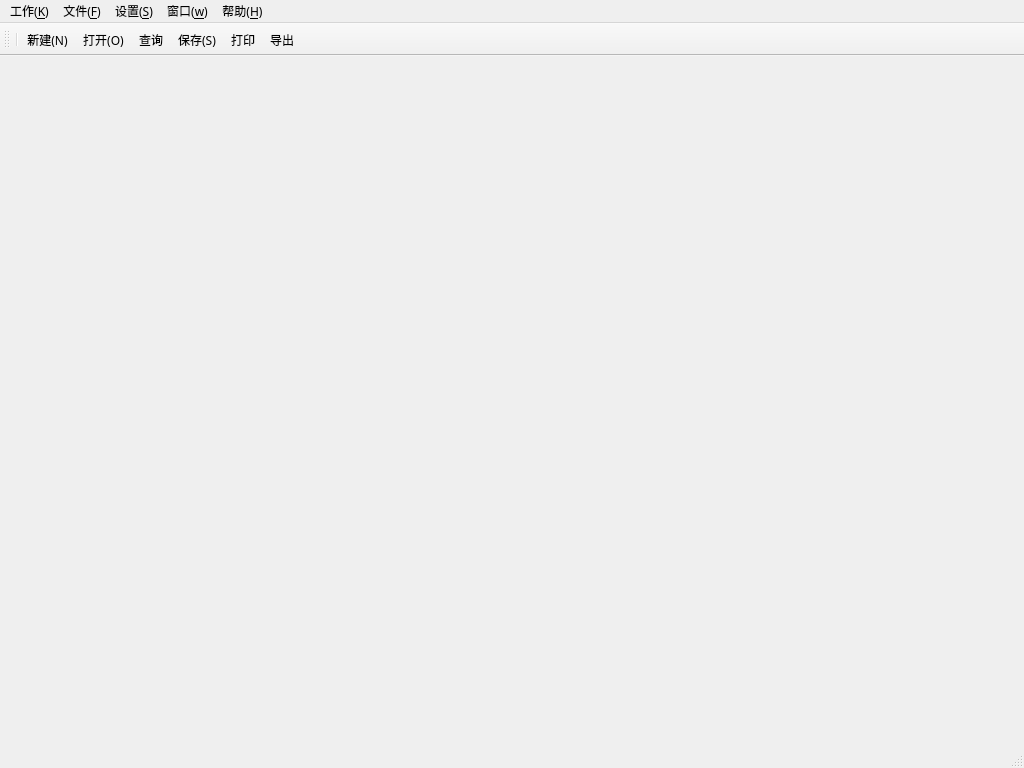
<?xml version="1.0" encoding="UTF-8"?>
<ui version="4.0">
 <class>MainWindow</class>
 <widget class="QMainWindow" name="MainWindow">
  <property name="geometry">
   <rect>
    <x>0</x>
    <y>0</y>
    <width>1024</width>
    <height>768</height>
   </rect>
  </property>
  <property name="sizePolicy">
   <sizepolicy hsizetype="Preferred" vsizetype="Preferred">
    <horstretch>0</horstretch>
    <verstretch>0</verstretch>
   </sizepolicy>
  </property>
  <property name="minimumSize">
   <size>
    <width>1024</width>
    <height>768</height>
   </size>
  </property>
  <property name="font">
   <font>
    <family>Adobe Devanagari</family>
    <pointsize>9</pointsize>
   </font>
  </property>
  <property name="tabletTracking">
   <bool>false</bool>
  </property>
  <property name="windowTitle">
   <string>星达ERP</string>
  </property>
  <property name="windowIcon">
   <iconset>
    <normaloff>images/Logo.jpg</normaloff>images/Logo.jpg</iconset>
  </property>
  <property name="iconSize">
   <size>
    <width>32</width>
    <height>32</height>
   </size>
  </property>
  <widget class="QWidget" name="centralwidget"/>
  <widget class="QMenuBar" name="menubar">
   <property name="geometry">
    <rect>
     <x>0</x>
     <y>0</y>
     <width>1024</width>
     <height>26</height>
    </rect>
   </property>
   <widget class="QMenu" name="menu_W">
    <property name="title">
     <string>窗口(&amp;w)</string>
    </property>
    <addaction name="actiontile"/>
    <addaction name="actioncascade"/>
   </widget>
   <widget class="QMenu" name="menu_S">
    <property name="title">
     <string>设置(&amp;S)</string>
    </property>
   </widget>
   <widget class="QMenu" name="menu_H">
    <property name="title">
     <string>帮助(&amp;H)</string>
    </property>
    <addaction name="actionabout"/>
   </widget>
   <widget class="QMenu" name="menu_F">
    <property name="title">
     <string>文件(&amp;F)</string>
    </property>
    <addaction name="NewAction"/>
    <addaction name="OpenAction"/>
    <addaction name="SaveAction"/>
    <addaction name="actionprint"/>
    <addaction name="QueryAction"/>
    <addaction name="action_2"/>
   </widget>
   <widget class="QMenu" name="menu_K">
    <property name="title">
     <string>工作(&amp;K)</string>
    </property>
    <widget class="QMenu" name="menu_quote">
     <property name="title">
      <string>销售</string>
     </property>
     <property name="icon">
      <iconset resource="erp.qrc">
       <normaloff>:/png/images/quote.ico</normaloff>:/png/images/quote.ico</iconset>
     </property>
     <addaction name="action_quote"/>
     <addaction name="action_quote_check"/>
     <addaction name="action_adjust_price"/>
     <addaction name="separator"/>
     <addaction name="action_order"/>
    </widget>
    <widget class="QMenu" name="menu_produce">
     <property name="title">
      <string>生产</string>
     </property>
     <property name="icon">
      <iconset resource="erp.qrc">
       <normaloff>:/png/images/machine.png</normaloff>:/png/images/machine.png</iconset>
     </property>
     <addaction name="action_plan"/>
     <addaction name="action_prepare"/>
     <addaction name="action_forging"/>
     <addaction name="action_HT"/>
     <addaction name="action_machining"/>
    </widget>
    <widget class="QMenu" name="menu_5">
     <property name="title">
      <string>质保</string>
     </property>
     <property name="icon">
      <iconset resource="erp.qrc">
       <normaloff>:/png/images/microscope.png</normaloff>:/png/images/microscope.png</iconset>
     </property>
     <addaction name="actionUT"/>
     <addaction name="actionPT"/>
     <addaction name="actionMT"/>
     <addaction name="actionchongji"/>
     <addaction name="actionlashen"/>
     <addaction name="actionjinxiang"/>
     <addaction name="actionPMI"/>
     <addaction name="actionzhibaoshu"/>
    </widget>
    <widget class="QMenu" name="menu_6">
     <property name="title">
      <string>技术</string>
     </property>
     <property name="icon">
      <iconset>
       <normaloff>images/Drawing_32px.png</normaloff>images/Drawing_32px.png</iconset>
     </property>
     <addaction name="action_drawing"/>
     <addaction name="action_technology"/>
    </widget>
    <widget class="QMenu" name="menu_warehouse">
     <property name="title">
      <string>仓库</string>
     </property>
     <property name="icon">
      <iconset resource="erp.qrc">
       <normaloff>:/png/images/warehouse.png</normaloff>:/png/images/warehouse.png</iconset>
     </property>
     <addaction name="actionyuancailiao"/>
     <addaction name="actionwujin"/>
     <addaction name="actionbeijian"/>
    </widget>
    <widget class="QMenu" name="menu_2">
     <property name="title">
      <string>物流</string>
     </property>
     <property name="icon">
      <iconset resource="erp.qrc">
       <normaloff>:/png/images/transport.ico</normaloff>:/png/images/transport.ico</iconset>
     </property>
     <addaction name="action_delivery"/>
     <addaction name="actionwulius"/>
    </widget>
    <widget class="QMenu" name="menu_8">
     <property name="title">
      <string>财务</string>
     </property>
     <property name="icon">
      <iconset resource="erp.qrc">
       <normaloff>:/png/images/finance.png</normaloff>:/png/images/finance.png</iconset>
     </property>
     <addaction name="actionkaoqin"/>
     <addaction name="actionrenshi_2"/>
    </widget>
    <widget class="QMenu" name="menu_purchasing">
     <property name="title">
      <string>采购</string>
     </property>
     <property name="icon">
      <iconset resource="erp.qrc">
       <normaloff>:/png/images/buy.ico</normaloff>:/png/images/buy.ico</iconset>
     </property>
     <addaction name="action_steel_products"/>
    </widget>
    <widget class="QMenu" name="menu_3">
     <property name="title">
      <string>查询</string>
     </property>
     <property name="icon">
      <iconset resource="erp.qrc">
       <normaloff>:/png/images/search.ico</normaloff>:/png/images/search.ico</iconset>
     </property>
     <addaction name="actionscjd"/>
     <addaction name="actionscbb"/>
     <addaction name="actioncwbb"/>
    </widget>
    <addaction name="action_home"/>
    <addaction name="separator"/>
    <addaction name="menu_quote"/>
    <addaction name="menu_produce"/>
    <addaction name="menu_purchasing"/>
    <addaction name="menu_warehouse"/>
    <addaction name="menu_8"/>
    <addaction name="menu_2"/>
    <addaction name="menu_5"/>
    <addaction name="menu_6"/>
    <addaction name="menu_3"/>
   </widget>
   <addaction name="menu_K"/>
   <addaction name="menu_F"/>
   <addaction name="menu_S"/>
   <addaction name="menu_W"/>
   <addaction name="menu_H"/>
  </widget>
  <widget class="QStatusBar" name="statusbar"/>
  <widget class="QToolBar" name="toolBar">
   <property name="windowTitle">
    <string>toolBar</string>
   </property>
   <attribute name="toolBarArea">
    <enum>TopToolBarArea</enum>
   </attribute>
   <attribute name="toolBarBreak">
    <bool>false</bool>
   </attribute>
   <addaction name="separator"/>
   <addaction name="NewAction"/>
   <addaction name="OpenAction"/>
   <addaction name="QueryAction"/>
   <addaction name="SaveAction"/>
   <addaction name="actionprint"/>
   <addaction name="action_2"/>
  </widget>
  <action name="NewAction">
   <property name="icon">
    <iconset resource="erp.qrc">
     <normaloff>:/png/images/New.png</normaloff>:/png/images/New.png</iconset>
   </property>
   <property name="text">
    <string>新建(&amp;N)</string>
   </property>
   <property name="shortcut">
    <string>Alt+N</string>
   </property>
  </action>
  <action name="OpenAction">
   <property name="icon">
    <iconset resource="erp.qrc">
     <normaloff>:/png/images/open.ico</normaloff>:/png/images/open.ico</iconset>
   </property>
   <property name="text">
    <string>打开(&amp;O)</string>
   </property>
   <property name="shortcut">
    <string>Alt+O</string>
   </property>
  </action>
  <action name="SaveAction">
   <property name="icon">
    <iconset resource="erp.qrc">
     <normaloff>:/png/images/save.ico</normaloff>:/png/images/save.ico</iconset>
   </property>
   <property name="text">
    <string>保存(&amp;S)</string>
   </property>
   <property name="shortcut">
    <string>Ctrl+S</string>
   </property>
  </action>
  <action name="action_quote">
   <property name="icon">
    <iconset resource="erp.qrc">
     <normaloff>:/png/images/Sales.png</normaloff>:/png/images/Sales.png</iconset>
   </property>
   <property name="text">
    <string>报价</string>
   </property>
  </action>
  <action name="action_order">
   <property name="icon">
    <iconset resource="erp.qrc">
     <normaloff>:/png/images/order.ico</normaloff>:/png/images/order.ico</iconset>
   </property>
   <property name="text">
    <string>订单</string>
   </property>
  </action>
  <action name="action_plan">
   <property name="text">
    <string>生产计划</string>
   </property>
  </action>
  <action name="action_forging">
   <property name="text">
    <string>锻造</string>
   </property>
  </action>
  <action name="action_HT">
   <property name="text">
    <string>热处理</string>
   </property>
  </action>
  <action name="action_machining">
   <property name="icon">
    <iconset>
     <normaloff>images/robot_32px.png</normaloff>images/robot_32px.png</iconset>
   </property>
   <property name="text">
    <string>机械加工</string>
   </property>
  </action>
  <action name="actionUT">
   <property name="text">
    <string>超声检测</string>
   </property>
  </action>
  <action name="actionPT">
   <property name="text">
    <string>渗透检测</string>
   </property>
  </action>
  <action name="actionMT">
   <property name="text">
    <string>磁粉检测</string>
   </property>
  </action>
  <action name="actionchongji">
   <property name="text">
    <string>冲击试验</string>
   </property>
  </action>
  <action name="actionlashen">
   <property name="text">
    <string>拉伸试验</string>
   </property>
  </action>
  <action name="actionjinxiang">
   <property name="text">
    <string>金相检测</string>
   </property>
  </action>
  <action name="actionPMI">
   <property name="text">
    <string>光谱检测</string>
   </property>
  </action>
  <action name="action_drawing">
   <property name="icon">
    <iconset resource="erp.qrc">
     <normaloff>:/png/images/Drawing.png</normaloff>:/png/images/Drawing.png</iconset>
   </property>
   <property name="text">
    <string>图纸</string>
   </property>
  </action>
  <action name="action_technology">
   <property name="text">
    <string>工艺</string>
   </property>
  </action>
  <action name="actionzhibaoshu">
   <property name="text">
    <string>质保文件</string>
   </property>
  </action>
  <action name="actionyuancailiao">
   <property name="text">
    <string>原材料库</string>
   </property>
  </action>
  <action name="actionwujin">
   <property name="text">
    <string>五金库</string>
   </property>
  </action>
  <action name="actionbeijian">
   <property name="text">
    <string>备件库</string>
   </property>
  </action>
  <action name="action_prepare">
   <property name="text">
    <string>备料</string>
   </property>
  </action>
  <action name="actionkaoqin">
   <property name="text">
    <string>考勤</string>
   </property>
  </action>
  <action name="actionrenshi_2">
   <property name="text">
    <string>人事</string>
   </property>
  </action>
  <action name="action_steel_products">
   <property name="text">
    <string>钢材</string>
   </property>
  </action>
  <action name="action_delivery">
   <property name="text">
    <string>发货</string>
   </property>
  </action>
  <action name="actionwulius">
   <property name="text">
    <string>物流商</string>
   </property>
  </action>
  <action name="actionscjd">
   <property name="text">
    <string>生产进度</string>
   </property>
  </action>
  <action name="actionscbb">
   <property name="text">
    <string>生产报表</string>
   </property>
  </action>
  <action name="actioncwbb">
   <property name="text">
    <string>财务报表</string>
   </property>
  </action>
  <action name="actiontile">
   <property name="text">
    <string>平铺</string>
   </property>
  </action>
  <action name="actioncascade">
   <property name="text">
    <string>层叠</string>
   </property>
  </action>
  <action name="actionabout">
   <property name="text">
    <string>关于ERP</string>
   </property>
  </action>
  <action name="action_home">
   <property name="icon">
    <iconset resource="erp.qrc">
     <normaloff>:/png/images/Logo.jpg</normaloff>:/png/images/Logo.jpg</iconset>
   </property>
   <property name="text">
    <string>首页</string>
   </property>
  </action>
  <action name="action_quote_check">
   <property name="icon">
    <iconset resource="erp.qrc">
     <normaloff>:/png/images/check.png</normaloff>:/png/images/check.png</iconset>
   </property>
   <property name="text">
    <string>报价审核</string>
   </property>
  </action>
  <action name="actionprint">
   <property name="icon">
    <iconset resource="erp.qrc">
     <normaloff>:/png/images/print.png</normaloff>:/png/images/print.png</iconset>
   </property>
   <property name="text">
    <string>打印</string>
   </property>
  </action>
  <action name="action_adjust_price">
   <property name="icon">
    <iconset resource="erp.qrc">
     <normaloff>:/png/images/resize_ver_32px.png</normaloff>:/png/images/resize_ver_32px.png</iconset>
   </property>
   <property name="text">
    <string>调价</string>
   </property>
  </action>
  <action name="QueryAction">
   <property name="icon">
    <iconset resource="erp.qrc">
     <normaloff>:/png/images/file_manager.png</normaloff>:/png/images/file_manager.png</iconset>
   </property>
   <property name="text">
    <string>查询</string>
   </property>
  </action>
  <action name="action_2">
   <property name="icon">
    <iconset resource="erp.qrc">
     <normaloff>:/png/images/export.png</normaloff>:/png/images/export.png</iconset>
   </property>
   <property name="text">
    <string>导出</string>
   </property>
  </action>
 </widget>
 <resources>
  <include location="erp.qrc"/>
 </resources>
 <connections/>
</ui>
